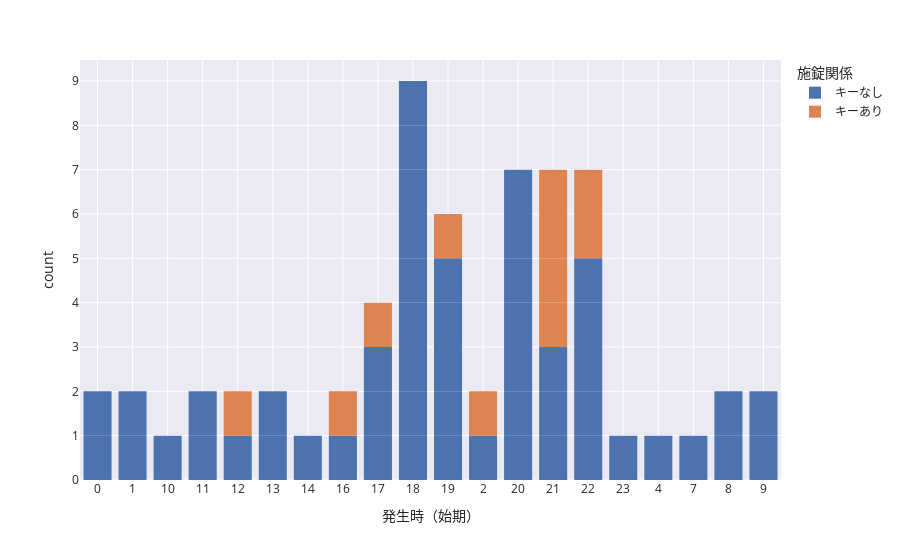

Notebook cell for this chart:
### Markdown cell above
## その他のチャート（上級編）

複数の変数でチャートを作ると、より深い分析ができる。

### Code cell
fig = px.bar(kashiwa,
            x='発生時（始期）',
            color='施錠関係',
            template='seaborn')
fig.update_traces(
    marker_line_width=0
)
fig.update_xaxes(categoryorder='category ascending')
fig.show()

### Figure 1 — Plotly figure (JSON) as saved in the notebook; plotly's stock layout.template omitted (floating-point values rounded to 4 significant figures)
{"data": [{"alignmentgroup": "True", "hovertemplate": "施錠関係=キーなし<br>発生時（始期）=%{x}<br>count=%{y}<extra></extra>", "legendgroup": "キーなし", "marker": {"color": "rgb(76,114,176)", "line": {"width": 0}, "pattern": {"shape": ""}}, "name": "キーなし", "offsetgroup": "キーなし", "orientation": "v", "showlegend": true, "textposition": "auto", "type": "bar", "x": ["18", "9", "21", "22", "20", "8", "11", "20", "18", "18", "20", "12", "19", "16", "18", "18", "21", "17", "18", "13", "21", "20", "18", "1", "10", "9", "8", "19", "13", "14", "19", "0", "18", "7", "20", "2", "19", "22", "20", "18", "22", "11", "22", "23", "0", "20", "22", "17", "17", "19", "4", "1"], "xaxis": "x", "y": [1, 1, 1, 1, 1, 1, 1, 1, 1, 1, 1, 1, 1, 1, 1, 1, 1, 1, 1, 1, 1, 1, 1, 1, 1, 1, 1, 1, 1, 1, 1, 1, 1, 1, 1, 1, 1, 1, 1, 1, 1, 1, 1, 1, 1, 1, 1, 1, 1, 1, 1, 1], "yaxis": "y"}, {"alignmentgroup": "True", "hovertemplate": "施錠関係=キーあり<br>発生時（始期）=%{x}<br>count=%{y}<extra></extra>", "legendgroup": "キーあり", "marker": {"color": "rgb(221,132,82)", "line": {"width": 0}, "pattern": {"shape": ""}}, "name": "キーあり", "offsetgroup": "キーあり", "orientation": "v", "showlegend": true, "textposition": "auto", "type": "bar", "x": ["17", "16", "21", "22", "22", "21", "21", "12", "2", "21", "19"], "xaxis": "x", "y": [1, 1, 1, 1, 1, 1, 1, 1, 1, 1, 1], "yaxis": "y"}], "layout": {"barmode": "relative", "legend": {"title": {"text": "施錠関係"}, "tracegroupgap": 0}, "margin": {"t": 60}, "xaxis": {"anchor": "y", "categoryorder": "category ascending", "domain": [0, 1], "title": {"text": "発生時（始期）"}}, "yaxis": {"anchor": "x", "domain": [0, 1], "title": {"text": "count"}}}}
